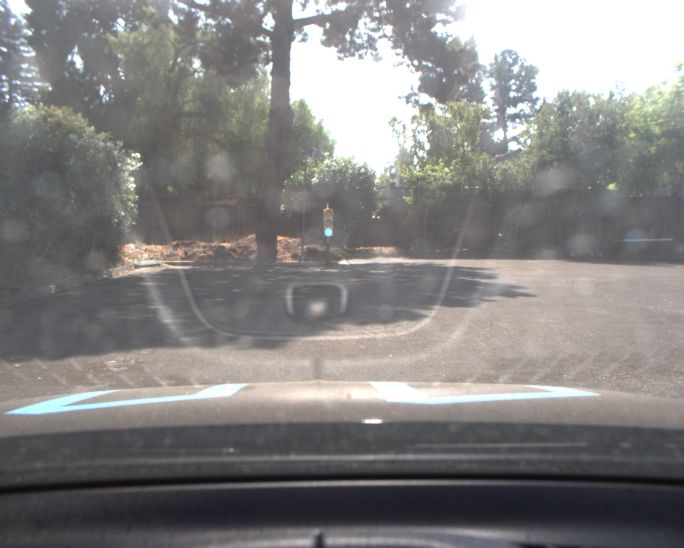
#> input picture ros/src/tl_detector/light_classification/test_images/real/left0008.jpg, 1368 x 1096 px (shown at 1/2 size); its folder holds 4 pictures in this run
$ jupyter execute crop_images.ipynb   (shell and % lines are left out)
#> lines starting #> are read from the running program, lines starting #| are printed output that depends on the picture
[cell 1]
from PIL import Image
from glob import glob
import os

from matplotlib import pyplot as plt

[cell 2]
PATH_TO_TEST_IMAGES_DIR = './test_images/real/'
TEST_IMAGE_PATHS = glob(os.path.join(PATH_TO_TEST_IMAGES_DIR, '*.jpg'))
# print("Length of test images:", len(TEST_IMAGE_PATHS))
TEST_IMAGE_PATHS = sorted(TEST_IMAGE_PATHS)[:100]
print(len(TEST_IMAGE_PATHS))
print(TEST_IMAGE_PATHS)

# Size, in inches, of the output images.
IMAGE_SIZE = (12, 8)

[cell 3]
os.path.basename(TEST_IMAGE_PATHS[0])

[cell 4]
immm = Image.open(TEST_IMAGE_PATHS[0])
#> immm is the input picture: PIL image 1368x1096 RGB; mean R, G, B 132.5, 130.8, 129.8
immm.size
#> Out = (1368, 1096)
# plt.imshow(immm)

[cell 5]
cropped_folder = "./test_images/real/crop8x6/"
for f in TEST_IMAGE_PATHS:
  img = Image.open(f)
  img2 = img.crop((0, 200, 800, 800))
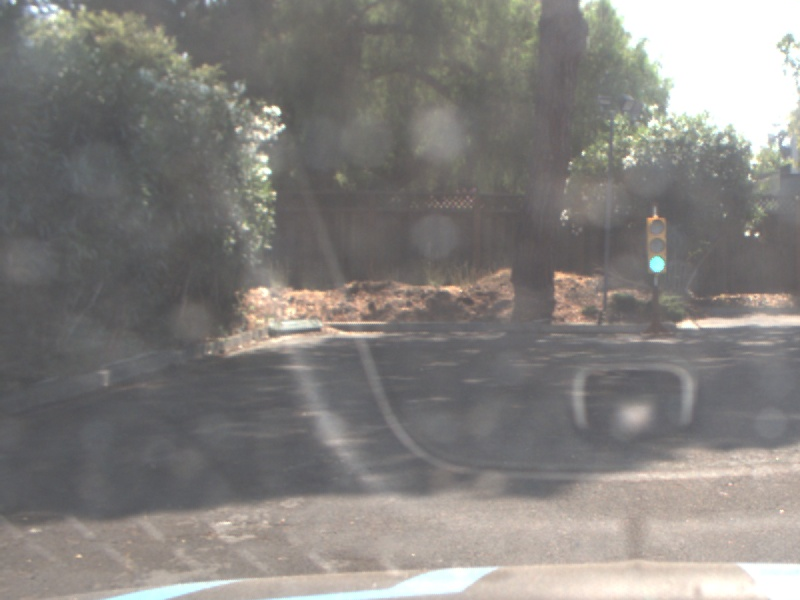
#> img2: PIL image 800x600 RGB; mean R, G, B 132.5, 129.5, 126.4
#   plt.figure(figsize=IMAGE_SIZE)
  img2.save(cropped_folder + os.path.basename(f))
#> pass 2 of the loop `for f in TEST_IMAGE_PATHS:`:
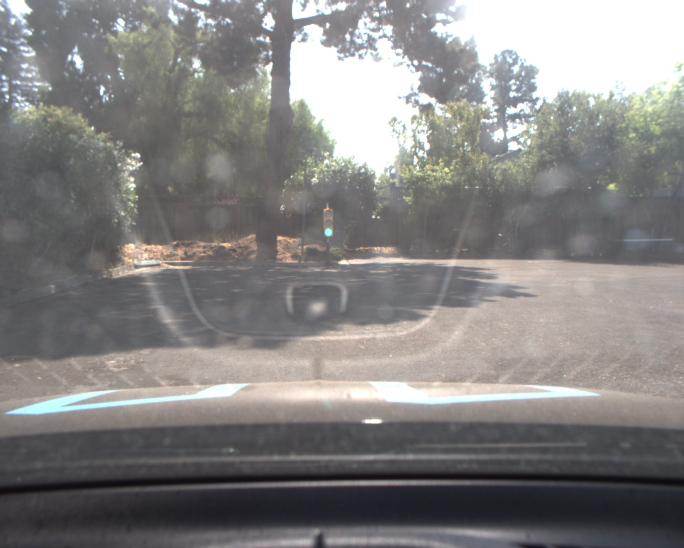
#> input picture ros/src/tl_detector/light_classification/test_images/real/left0009.jpg, 1368 x 1096 px (shown at 1/2 size)
#> img is the input picture: PIL image 1368x1096 RGB; mean R, G, B 132.4, 130.8, 129.8
#> `img2 = img.crop((0, 200, 800, 800))`:
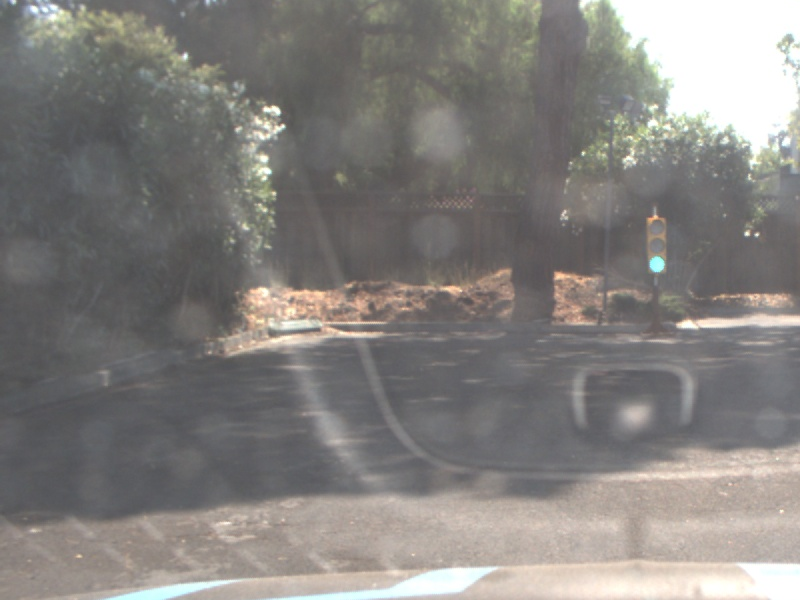
#> img2: PIL image 800x600 RGB; mean R, G, B 132.4, 129.4, 126.3
#> pass 3 of the loop `for f in TEST_IMAGE_PATHS:`:
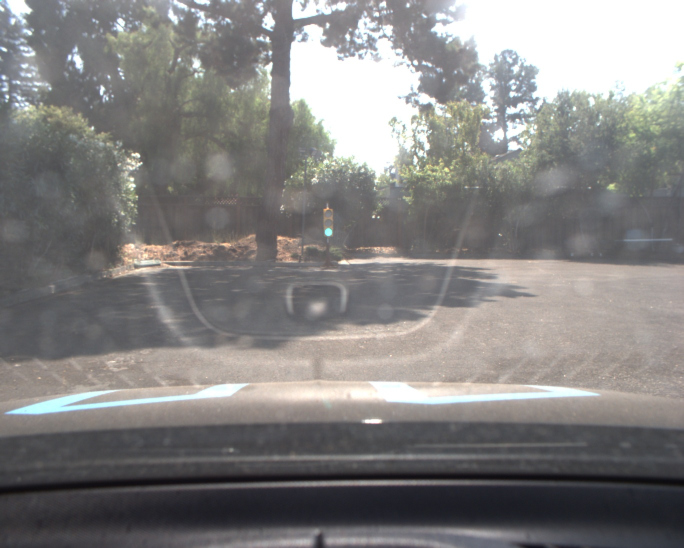
#> input picture ros/src/tl_detector/light_classification/test_images/real/left0010.jpg, 1368 x 1096 px (shown at 1/2 size)
#> img is the input picture: PIL image 1368x1096 RGB; mean R, G, B 132.5, 130.8, 129.8
#> `img2 = img.crop((0, 200, 800, 800))`:
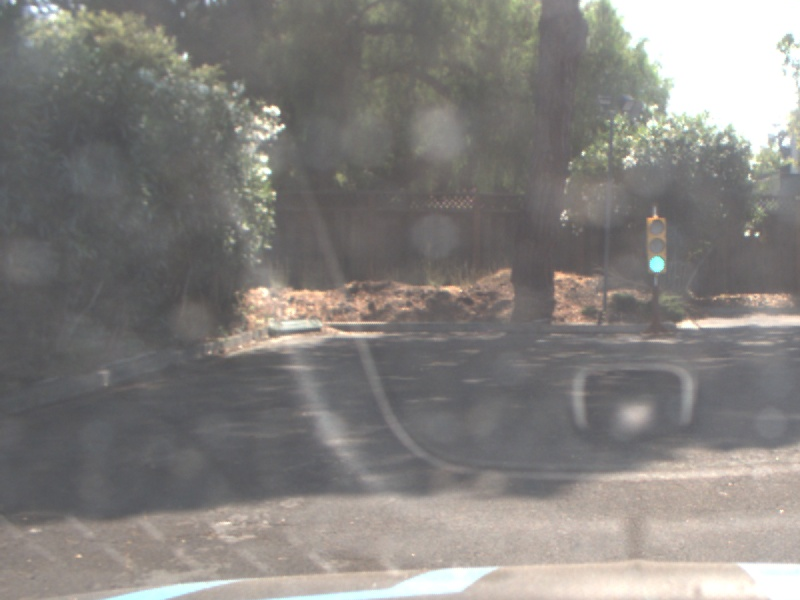
#> img2: PIL image 800x600 RGB; mean R, G, B 132.5, 129.5, 126.4
#> the loop made 4 passes; the first 3 are shown
#   plt.imshow(img2)
#   plt.show()
